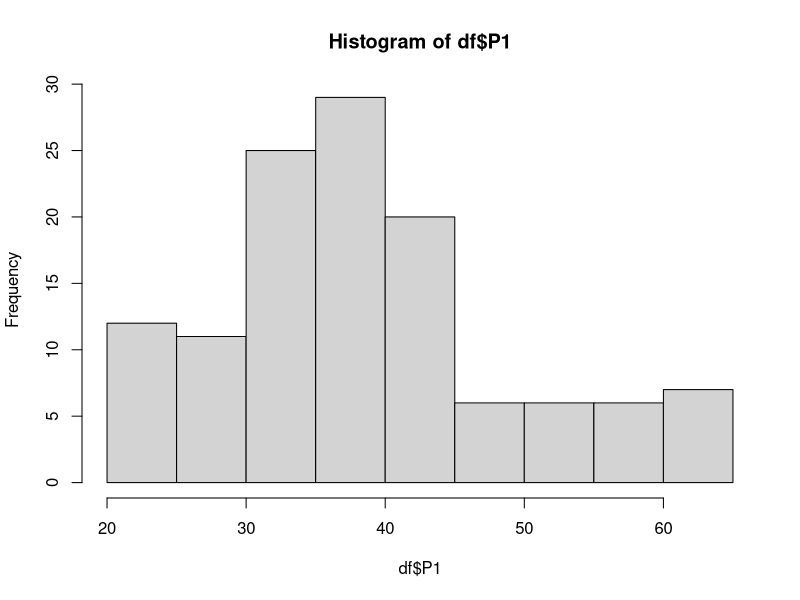
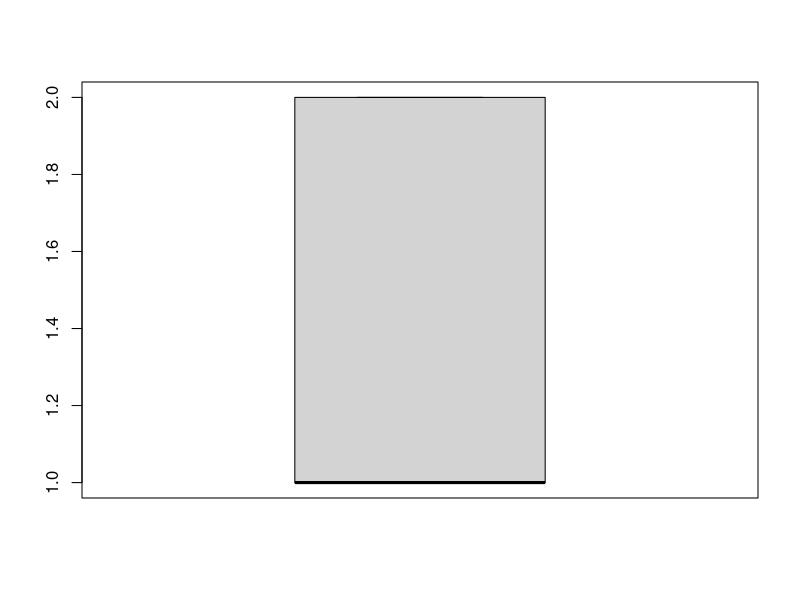
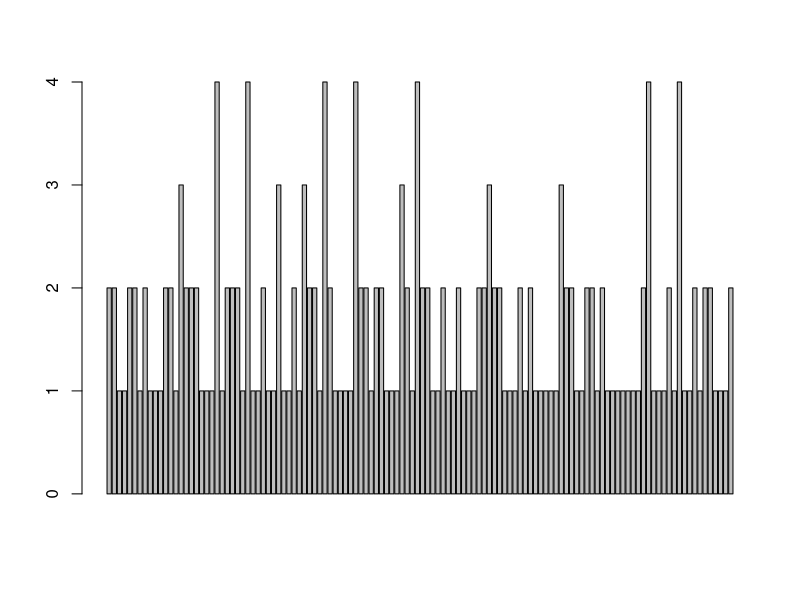
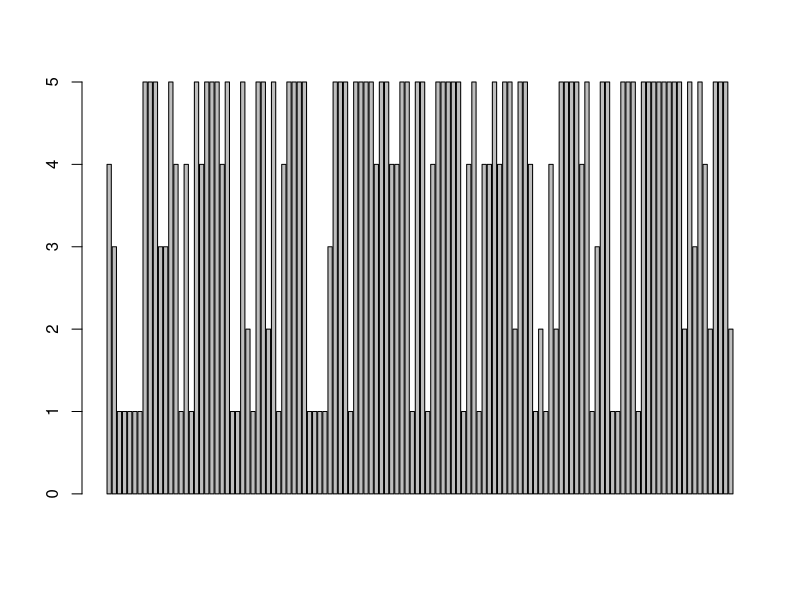
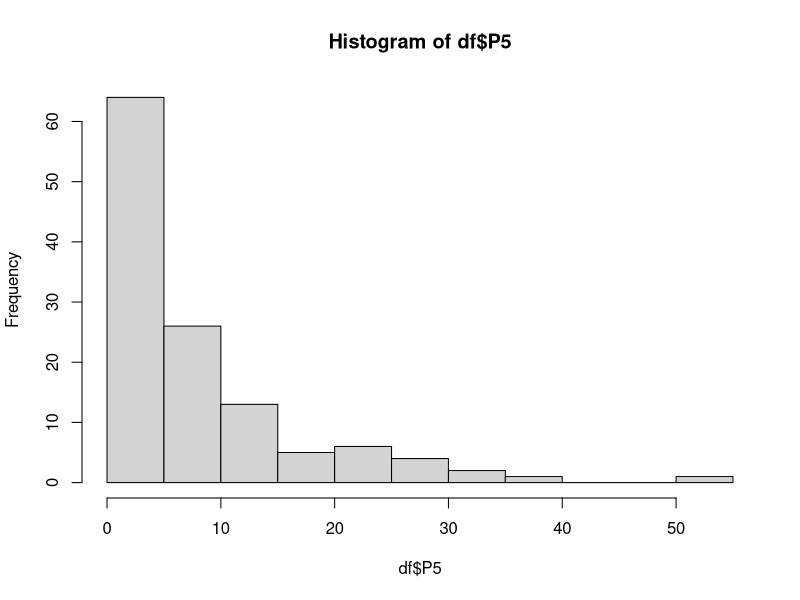
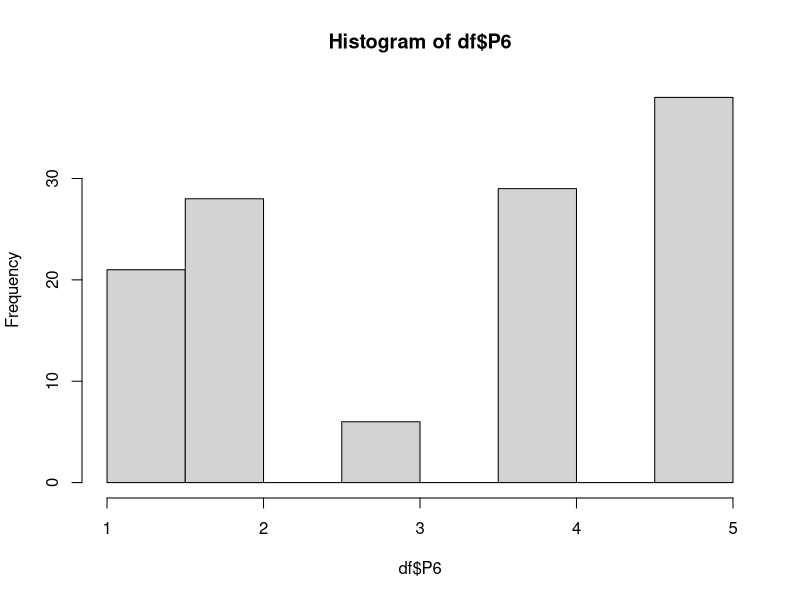
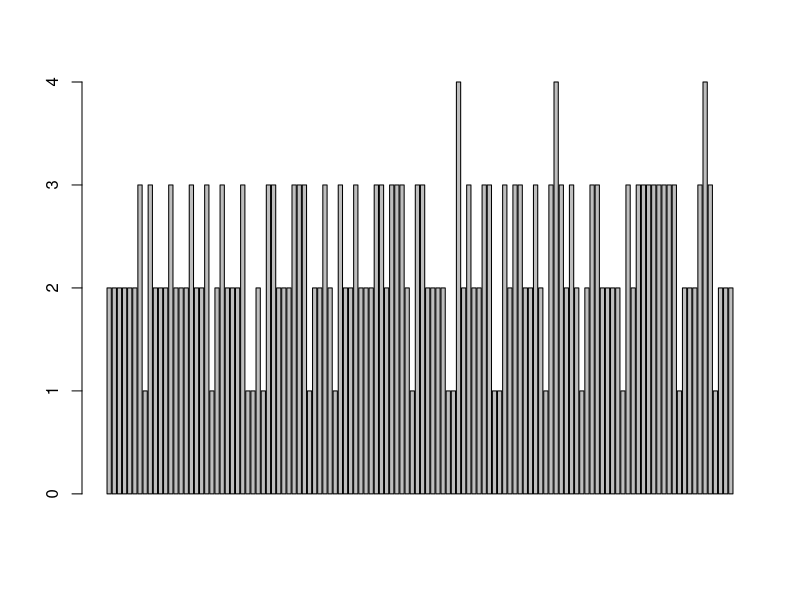
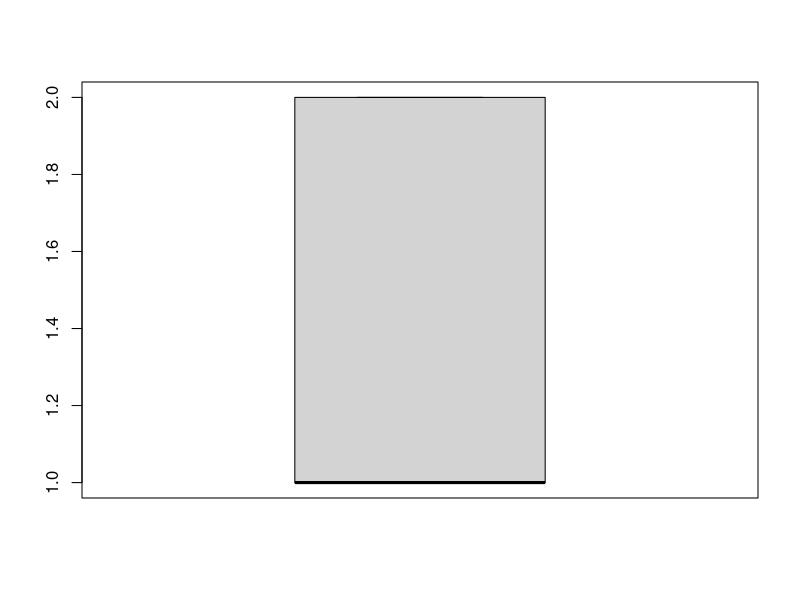

R code for these plots, in order:
## ---- chunk 1


library(readxl)

#Creating a data frame for an excel file 
df<- read_excel("Typical_Employee_Survey_Data.xlsx",col_names = FALSE)

#Adding a column name to the table 
colnames(df) <- c("P1","P2","P3","P4","P5","P6","P7","P8","P9","P10","P11")

fivenum(df$P1) 
fivenum(df$P2) 
fivenum(df$P3)
fivenum(df$P4) 
fivenum(df$P5)
fivenum(df$P6) 
fivenum(df$P7) 
fivenum(df$P8) 
fivenum(df$P9)
fivenum(df$P9) 
fivenum(df$P10)

str(df) 
table(df$P1)

# converting to factors 

df$P2<-as.factor(df$P2)
df$P8<-as.factor(df$P8)

# different plots 

hist(df$P1)
boxplot(df$P2)
barplot(df$P3)
barplot(df$P4)
hist(df$P5)
hist(df$P6)
barplot(df$P7)
boxplot(df$P8)
boxplot(df$P9)
pie(df$P10)
barplot(df$P11)

#scatter plots 

plot(df$P2, df$P5)
plot(df$P8, df$P6)
plot(df$P3, df$P8)
plot(df$P4, df$P11)
plot(df$P7, df$P10)











